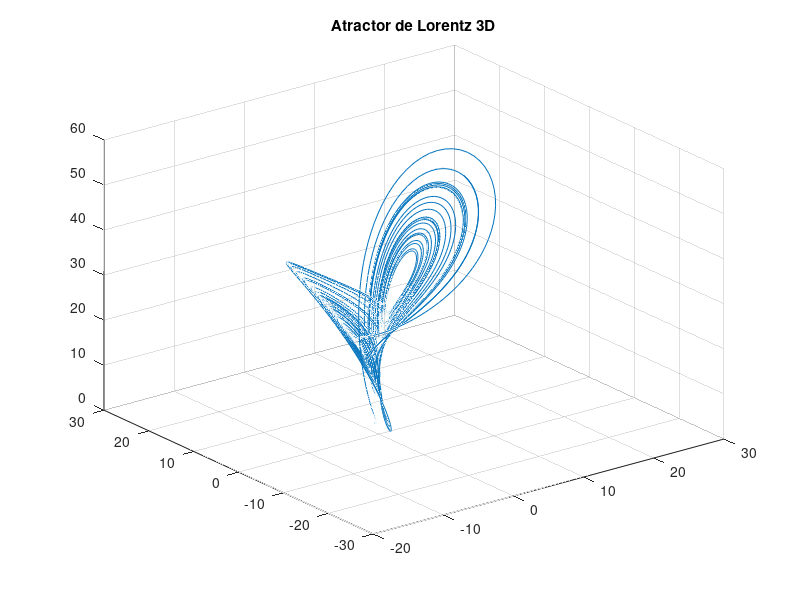

MATLAB code to generate this figure:
% lorentz_3D.m
% Atractor de Lorentz 3D
N = 10000;
X = zeros(1,N); Y = zeros(1,N); Z = zeros(1,N);
X(1)=0; Y(1)=1; Z(1)=2; delta=0.005;

for n=1:N-1
    X(n+1) = X(n) + delta * 10*(Y(n)-X(n));
    Y(n+1) = Y(n) + delta * (28*X(n) - Y(n) - X(n)*Z(n));
    Z(n+1) = Z(n) + delta * (X(n)*Y(n) - (8/3)*Z(n));
end

figure; plot3(X,Y,Z); grid on;
title('Atractor de Lorentz 3D');

S1 = [X; Y; Z];

% Variaciones de Z(1)
Z(1)=2.001; X(1)=0; Y(1)=1;
for n=1:N-1
    X(n+1) = X(n) + delta * 10*(Y(n)-X(n));
    Y(n+1) = Y(n) + delta * (28*X(n) - Y(n) - X(n)*Z(n));
    Z(n+1) = Z(n) + delta * (X(n)*Y(n) - (8/3)*Z(n));
end
S2 = [X; Y; Z];

Z(1)=2.000001; X(1)=0; Y(1)=1;
for n=1:N-1
    X(n+1) = X(n) + delta * 10*(Y(n)-X(n));
    Y(n+1) = Y(n) + delta * (28*X(n) - Y(n) - X(n)*Z(n));
    Z(n+1) = Z(n) + delta * (X(n)*Y(n) - (8/3)*Z(n));
end
S3 = [X; Y; Z];

% Para visualizar con traza(S1,S2,S3)
